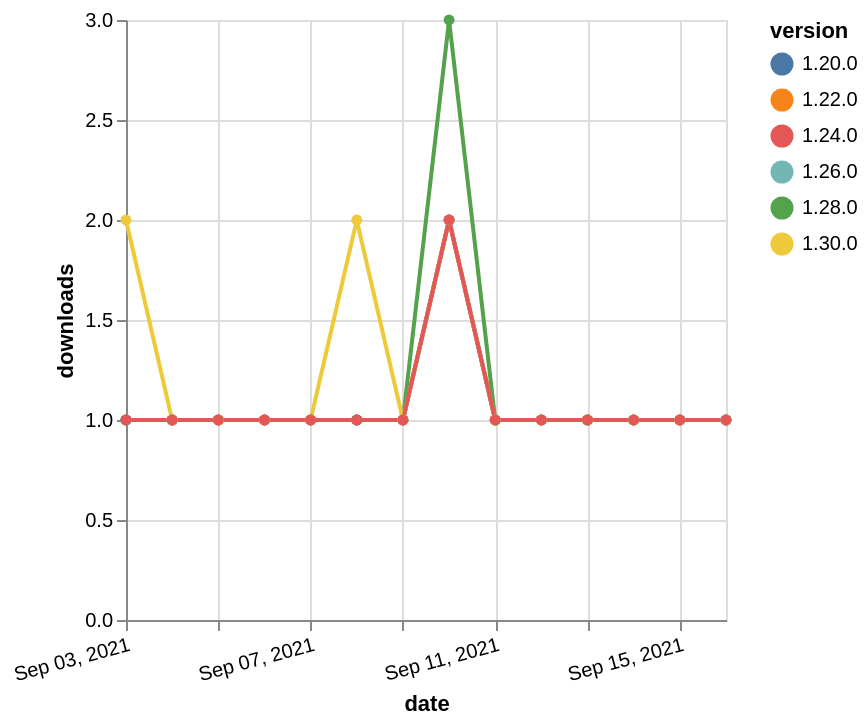

The Vega-Lite source for this figure:
### Vega-Lite specification from a JSON file in a GitHub repository (floating-point values rounded to 4 significant figures)
{"$schema": "https://vega.github.io/schema/vega-lite/v5.json", "description": "A simple bar chart with embedded data.", "data": {"values": [{"date": "2021-09-03", "total": 177, "delta": 1, "version": "1.22.0"}, {"date": "2021-09-04", "total": 178, "delta": 1, "version": "1.22.0"}, {"date": "2021-09-05", "total": 179, "delta": 1, "version": "1.22.0"}, {"date": "2021-09-06", "total": 180, "delta": 1, "version": "1.22.0"}, {"date": "2021-09-07", "total": 181, "delta": 1, "version": "1.22.0"}, {"date": "2021-09-08", "total": 182, "delta": 1, "version": "1.22.0"}, {"date": "2021-09-09", "total": 183, "delta": 1, "version": "1.22.0"}, {"date": "2021-09-10", "total": 185, "delta": 2, "version": "1.22.0"}, {"date": "2021-09-11", "total": 186, "delta": 1, "version": "1.22.0"}, {"date": "2021-09-12", "total": 187, "delta": 1, "version": "1.22.0"}, {"date": "2021-09-13", "total": 188, "delta": 1, "version": "1.22.0"}, {"date": "2021-09-14", "total": 189, "delta": 1, "version": "1.22.0"}, {"date": "2021-09-15", "total": 190, "delta": 1, "version": "1.22.0"}, {"date": "2021-09-16", "total": 191, "delta": 1, "version": "1.22.0"}, {"date": "2021-09-03", "total": 162, "delta": 1, "version": "1.28.0"}, {"date": "2021-09-04", "total": 163, "delta": 1, "version": "1.28.0"}, {"date": "2021-09-05", "total": 164, "delta": 1, "version": "1.28.0"}, {"date": "2021-09-06", "total": 165, "delta": 1, "version": "1.28.0"}, {"date": "2021-09-07", "total": 166, "delta": 1, "version": "1.28.0"}, {"date": "2021-09-08", "total": 167, "delta": 1, "version": "1.28.0"}, {"date": "2021-09-09", "total": 168, "delta": 1, "version": "1.28.0"}, {"date": "2021-09-10", "total": 171, "delta": 3, "version": "1.28.0"}, {"date": "2021-09-11", "total": 172, "delta": 1, "version": "1.28.0"}, {"date": "2021-09-12", "total": 173, "delta": 1, "version": "1.28.0"}, {"date": "2021-09-13", "total": 174, "delta": 1, "version": "1.28.0"}, {"date": "2021-09-14", "total": 175, "delta": 1, "version": "1.28.0"}, {"date": "2021-09-15", "total": 176, "delta": 1, "version": "1.28.0"}, {"date": "2021-09-16", "total": 177, "delta": 1, "version": "1.28.0"}, {"date": "2021-09-03", "total": 145, "delta": 1, "version": "1.26.0"}, {"date": "2021-09-04", "total": 146, "delta": 1, "version": "1.26.0"}, {"date": "2021-09-05", "total": 147, "delta": 1, "version": "1.26.0"}, {"date": "2021-09-06", "total": 148, "delta": 1, "version": "1.26.0"}, {"date": "2021-09-07", "total": 149, "delta": 1, "version": "1.26.0"}, {"date": "2021-09-08", "total": 150, "delta": 1, "version": "1.26.0"}, {"date": "2021-09-09", "total": 151, "delta": 1, "version": "1.26.0"}, {"date": "2021-09-10", "total": 153, "delta": 2, "version": "1.26.0"}, {"date": "2021-09-11", "total": 154, "delta": 1, "version": "1.26.0"}, {"date": "2021-09-12", "total": 155, "delta": 1, "version": "1.26.0"}, {"date": "2021-09-13", "total": 156, "delta": 1, "version": "1.26.0"}, {"date": "2021-09-14", "total": 157, "delta": 1, "version": "1.26.0"}, {"date": "2021-09-15", "total": 158, "delta": 1, "version": "1.26.0"}, {"date": "2021-09-16", "total": 159, "delta": 1, "version": "1.26.0"}, {"date": "2021-09-03", "total": 218, "delta": 1, "version": "1.20.0"}, {"date": "2021-09-04", "total": 219, "delta": 1, "version": "1.20.0"}, {"date": "2021-09-05", "total": 220, "delta": 1, "version": "1.20.0"}, {"date": "2021-09-06", "total": 221, "delta": 1, "version": "1.20.0"}, {"date": "2021-09-07", "total": 222, "delta": 1, "version": "1.20.0"}, {"date": "2021-09-08", "total": 223, "delta": 1, "version": "1.20.0"}, {"date": "2021-09-09", "total": 224, "delta": 1, "version": "1.20.0"}, {"date": "2021-09-10", "total": 226, "delta": 2, "version": "1.20.0"}, {"date": "2021-09-11", "total": 227, "delta": 1, "version": "1.20.0"}, {"date": "2021-09-12", "total": 228, "delta": 1, "version": "1.20.0"}, {"date": "2021-09-13", "total": 229, "delta": 1, "version": "1.20.0"}, {"date": "2021-09-14", "total": 230, "delta": 1, "version": "1.20.0"}, {"date": "2021-09-15", "total": 231, "delta": 1, "version": "1.20.0"}, {"date": "2021-09-16", "total": 232, "delta": 1, "version": "1.20.0"}, {"date": "2021-09-03", "total": 113, "delta": 2, "version": "1.30.0"}, {"date": "2021-09-04", "total": 114, "delta": 1, "version": "1.30.0"}, {"date": "2021-09-05", "total": 115, "delta": 1, "version": "1.30.0"}, {"date": "2021-09-06", "total": 116, "delta": 1, "version": "1.30.0"}, {"date": "2021-09-07", "total": 117, "delta": 1, "version": "1.30.0"}, {"date": "2021-09-08", "total": 119, "delta": 2, "version": "1.30.0"}, {"date": "2021-09-09", "total": 120, "delta": 1, "version": "1.30.0"}, {"date": "2021-09-10", "total": 122, "delta": 2, "version": "1.30.0"}, {"date": "2021-09-11", "total": 123, "delta": 1, "version": "1.30.0"}, {"date": "2021-09-12", "total": 124, "delta": 1, "version": "1.30.0"}, {"date": "2021-09-13", "total": 125, "delta": 1, "version": "1.30.0"}, {"date": "2021-09-14", "total": 126, "delta": 1, "version": "1.30.0"}, {"date": "2021-09-15", "total": 127, "delta": 1, "version": "1.30.0"}, {"date": "2021-09-16", "total": 128, "delta": 1, "version": "1.30.0"}, {"date": "2021-09-03", "total": 172, "delta": 1, "version": "1.24.0"}, {"date": "2021-09-04", "total": 173, "delta": 1, "version": "1.24.0"}, {"date": "2021-09-05", "total": 174, "delta": 1, "version": "1.24.0"}, {"date": "2021-09-06", "total": 175, "delta": 1, "version": "1.24.0"}, {"date": "2021-09-07", "total": 176, "delta": 1, "version": "1.24.0"}, {"date": "2021-09-08", "total": 177, "delta": 1, "version": "1.24.0"}, {"date": "2021-09-09", "total": 178, "delta": 1, "version": "1.24.0"}, {"date": "2021-09-10", "total": 180, "delta": 2, "version": "1.24.0"}, {"date": "2021-09-11", "total": 181, "delta": 1, "version": "1.24.0"}, {"date": "2021-09-12", "total": 182, "delta": 1, "version": "1.24.0"}, {"date": "2021-09-13", "total": 183, "delta": 1, "version": "1.24.0"}, {"date": "2021-09-14", "total": 184, "delta": 1, "version": "1.24.0"}, {"date": "2021-09-15", "total": 185, "delta": 1, "version": "1.24.0"}, {"date": "2021-09-16", "total": 186, "delta": 1, "version": "1.24.0"}]}, "width": "container", "mark": {"type": "line", "point": {"filled": true}}, "encoding": {"x": {"field": "date", "type": "temporal", "timeUnit": "yearmonthdate", "title": "date", "axis": {"labelAngle": -15}}, "y": {"field": "delta", "type": "quantitative", "title": "downloads"}, "color": {"field": "version", "type": "nominal"}, "tooltip": {"field": "delta"}}}
